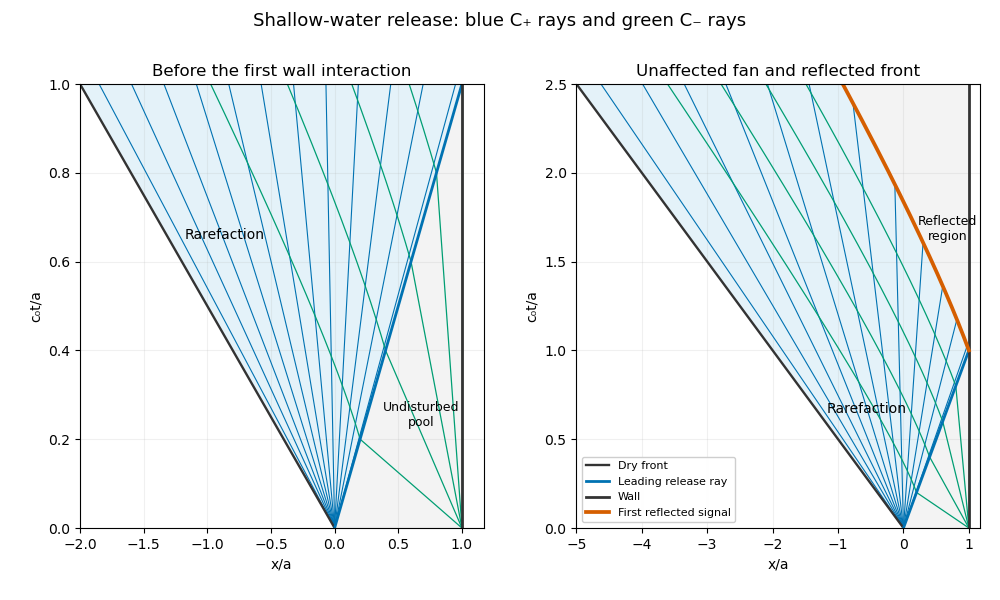

Write Python code to recreate this figure.
"""Original characteristic sketch; PNG output goes only to the current directory."""
import numpy as np
import matplotlib
matplotlib.use('Agg')
import matplotlib.pyplot as plt
fig, axs = plt.subplots(1,2,figsize=(10,6),dpi=100,facecolor='white')
for ax, tmax in zip(axs,[1.,2.5]):
    t=np.linspace(.002,tmax,500)
    front=np.where(t<=1,t,3*np.cbrt(t)-2*t)
    ax.fill_betweenx(t,-2*t,front,color='#d9edf7',alpha=.7)
    ax.fill_betweenx(t,front,1,color='#eeeeee',alpha=.7)
    for speed in np.linspace(-1.85,.95,12):
        x=speed*t
        ax.plot(np.where(x<=front,x,np.nan),t,color='#0072b2',lw=.8)
    for tb in [.2,.4,.6,.8,1.]:
        tt=np.linspace(tb,tmax,500)
        xx=3*tb**(2/3)*tt**(1/3)-2*tt
        valid=(xx>=-2*tt)&(xx<=np.where(tt<=1,tt,3*np.cbrt(tt)-2*tt))
        ax.plot(np.where(valid,xx,np.nan),tt,color='#009e73',lw=.9)
        ax.plot([tb,1],[tb,0],color='#009e73',lw=.9)
    ax.plot(-2*t,t,color='#333333',lw=1.7,label='Dry front')
    ax.plot(t[t<=1],t[t<=1],color='#0072b2',lw=2,label='Leading release ray')
    ax.axvline(1,color='#333333',lw=2,label='Wall')
    if tmax>1:
        tr=np.linspace(1,tmax,400)
        ax.plot(3*np.cbrt(tr)-2*tr,tr,color='#d55e00',lw=2.7,label='First reflected signal')
        ax.text(.67,1.62,'Reflected\nregion',fontsize=9,ha='center')
    else:ax.text(.68,.23,'Undisturbed\npool',fontsize=9,ha='center')
    ax.text(-1.18,.65,'Rarefaction',fontsize=10)
    ax.set(xlim=(-2*tmax,1.17),ylim=(0,tmax),xlabel='x/a',ylabel='c₀t/a')
    ax.grid(alpha=.18)
axs[0].set_title('Before the first wall interaction')
axs[1].set_title('Unaffected fan and reflected front')
axs[1].legend(loc='lower left',fontsize=8,framealpha=.95)
fig.suptitle('Shallow-water release: blue C₊ rays and green C₋ rays',fontsize=13)
fig.subplots_adjust(left=.08,right=.98,bottom=.12,top=.86,wspace=.23)
fig.savefig('paper-4-dam-release.png',facecolor='white',transparent=False)
